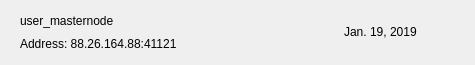
<?xml version="1.0" encoding="UTF-8"?>
<ui version="4.0">
 <class>MNRow</class>
 <widget class="QWidget" name="MNRow">
  <property name="geometry">
   <rect>
    <x>0</x>
    <y>0</y>
    <width>475</width>
    <height>65</height>
   </rect>
  </property>
  <property name="windowTitle">
   <string>Form</string>
  </property>
  <property name="styleSheet">
   <string notr="true"/>
  </property>
  <layout class="QVBoxLayout" name="verticalLayout_2">
   <property name="spacing">
    <number>0</number>
   </property>
   <property name="leftMargin">
    <number>20</number>
   </property>
   <property name="topMargin">
    <number>0</number>
   </property>
   <property name="rightMargin">
    <number>20</number>
   </property>
   <property name="bottomMargin">
    <number>0</number>
   </property>
   <item>
    <widget class="QFrame" name="frame_2">
     <property name="styleSheet">
      <string notr="true">border:none;</string>
     </property>
     <property name="frameShape">
      <enum>QFrame::StyledPanel</enum>
     </property>
     <property name="frameShadow">
      <enum>QFrame::Raised</enum>
     </property>
     <layout class="QHBoxLayout" name="horizontalLayout">
      <property name="leftMargin">
       <number>0</number>
      </property>
      <property name="rightMargin">
       <number>0</number>
      </property>
      <item>
       <widget class="QFrame" name="frame">
        <property name="styleSheet">
         <string notr="true">border:none;padding:0px;</string>
        </property>
        <property name="frameShape">
         <enum>QFrame::StyledPanel</enum>
        </property>
        <property name="frameShadow">
         <enum>QFrame::Raised</enum>
        </property>
        <layout class="QVBoxLayout" name="verticalLayout">
         <property name="spacing">
          <number>0</number>
         </property>
         <property name="leftMargin">
          <number>0</number>
         </property>
         <property name="topMargin">
          <number>0</number>
         </property>
         <property name="rightMargin">
          <number>0</number>
         </property>
         <property name="bottomMargin">
          <number>0</number>
         </property>
         <item>
          <widget class="QLabel" name="labelName">
           <property name="text">
            <string>user_masternode</string>
           </property>
          </widget>
         </item>
         <item>
          <widget class="QLabel" name="labelAddress">
           <property name="text">
            <string>Address: 88.26.164.88:41121</string>
           </property>
          </widget>
         </item>
        </layout>
       </widget>
      </item>
      <item>
       <spacer name="horizontalSpacer">
        <property name="orientation">
         <enum>Qt::Horizontal</enum>
        </property>
        <property name="sizeHint" stdset="0">
         <size>
          <width>40</width>
          <height>20</height>
         </size>
        </property>
       </spacer>
      </item>
      <item>
       <widget class="QLabel" name="labelDate">
        <property name="text">
         <string>Jan. 19, 2019</string>
        </property>
       </widget>
      </item>
      <item>
       <widget class="QPushButton" name="pushButtonMenu">
        <property name="styleSheet">
         <string notr="true">border:none; background-color:transparent; padding:0px;</string>
        </property>
        <property name="text">
         <string/>
        </property>
        <property name="icon">
         <iconset>
          <normaloff>:/ic-menu-hover</normaloff>:/ic-menu-hover</iconset>
        </property>
        <property name="iconSize">
         <size>
          <width>24</width>
          <height>24</height>
         </size>
        </property>
       </widget>
      </item>
     </layout>
    </widget>
   </item>
   <item>
    <widget class="QLabel" name="lblDivisory">
     <property name="minimumSize">
      <size>
       <width>0</width>
       <height>1</height>
      </size>
     </property>
     <property name="maximumSize">
      <size>
       <width>16777215</width>
       <height>1</height>
      </size>
     </property>
     <property name="text">
      <string/>
     </property>
     <property name="alignment">
      <set>Qt::AlignBottom|Qt::AlignLeading|Qt::AlignLeft</set>
     </property>
    </widget>
   </item>
  </layout>
 </widget>
 <resources/>
 <connections/>
</ui>
